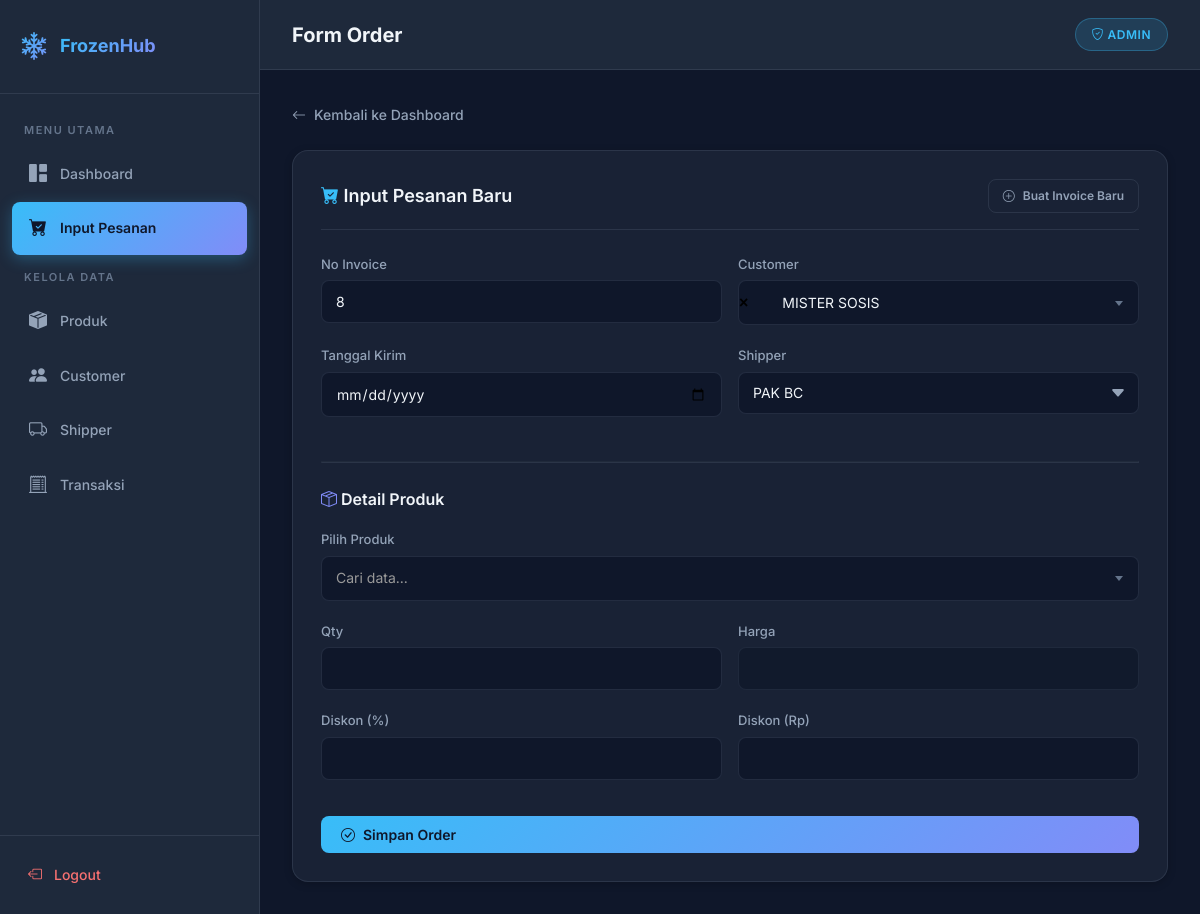
The app's page /order/index_order.php (signed in), older data.
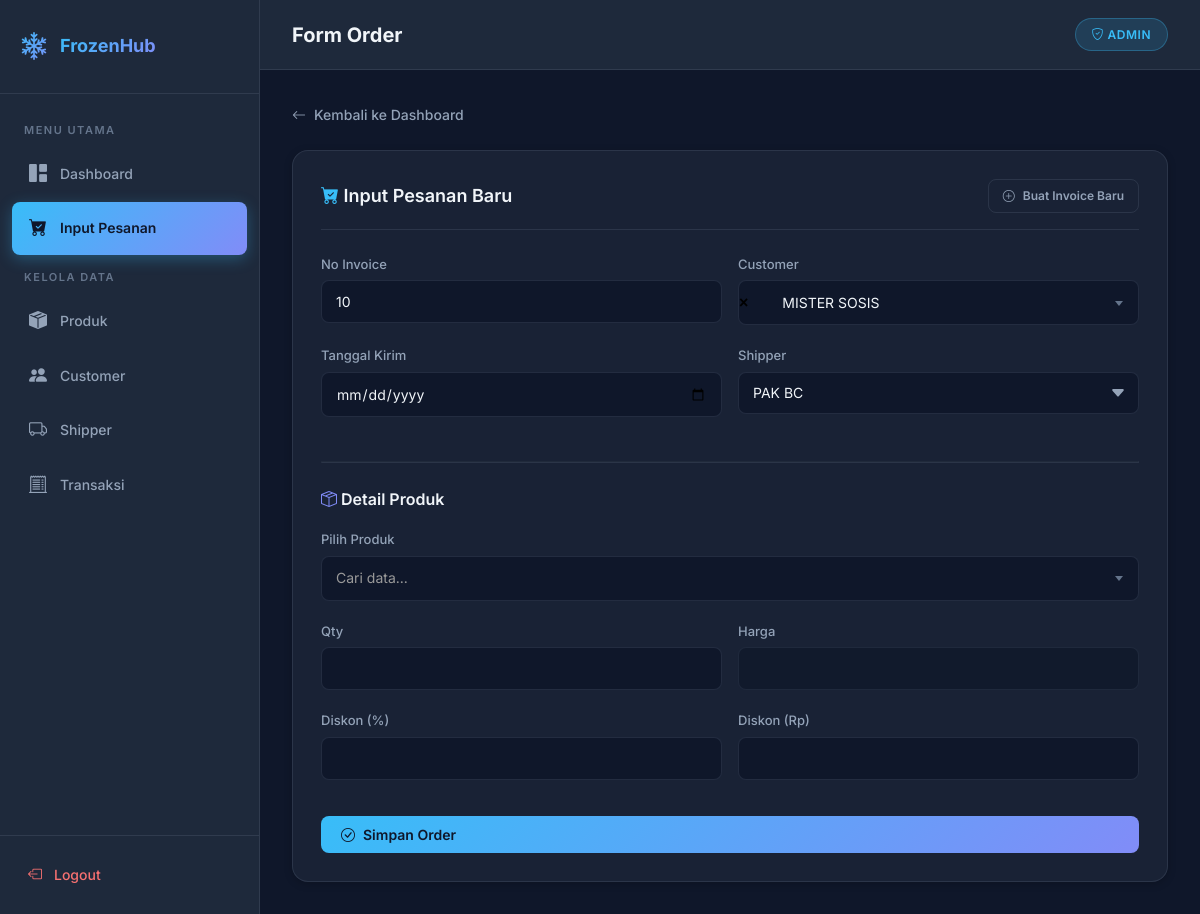
The same page, newer data.
### tables this page shows
CREATE TABLE `transactions` (
  `id` int(11) NOT NULL,
  `no_invoice` int(11) NOT NULL,
  `customer_id` int(11) NOT NULL,
  `tanggal` date NOT NULL,
  `tanggal_kirim` date NOT NULL,
  `shipper` varchar(100) NOT NULL,
  `status` enum('Undelivered','Delivered') NOT NULL DEFAULT 'Undelivered',
  `payment_status` enum('Unpaid','Paid') DEFAULT 'Unpaid',
  `tanggal_paid` date DEFAULT NULL
);

### order/index_order.php (the view, shortened to what this page needs)
<?php
require_once '../config/koneksi.php';
$shipper = mysqli_query($conn, "SELECT * FROM tb_shipper");
$pre_invoice = $_GET['no_invoice'] ?? '';
$pre_tanggal_kirim = $_GET['tanggal_kirim'] ?? '';
$pre_shipper = $_GET['shipper'] ?? '';
if (empty($pre_invoice)) {
    $q_last = mysqli_query($conn, "SELECT no_invoice FROM transactions ORDER BY CAST(no_invoice AS UNSIGNED) DESC LIMIT 1");
    $d_last = mysqli_fetch_assoc($q_last);
    if ($d_last) {
        $pre_invoice = (int)$d_last['no_invoice'] + 1;
    } else {
        $pre_invoice = 1;
    }
}
$is_subfolder = true;
include '../assets/layout_header.php';
?>
<link href="https://cdn.jsdelivr.net/npm/select2@4.1.0-rc.0/dist/css/select2.min.css" rel="stylesheet" />
<a href="<?= $base_url ?>dashboard.php" class="back-link">
    <i class="bi bi-arrow-left"></i> Kembali ke Dashboard
</a>
<div class="card">
    <div class="card-header" style="display:flex; justify-content:space-between; align-items:center;">
        <h3 style="margin:0;"><i class="bi bi-cart-check-fill" style="color:var(--accent-1)"></i> Input Pesanan Baru</h3>
        <?php if($pre_invoice): ?>
            <a href="index_order.php" class="btn btn-outline btn-sm"><i class="bi bi-plus-circle"></i> Buat Invoice Baru</a>
        <?php endif; ?>
    </div>
    <form method="POST" action="proses_order.php">
        <div class="form-row">
            <div class="form-group">
                <label>No Invoice</label>
                <input type="text" name="no_invoice" value="<?= $pre_invoice ?>" required>
            </div>
            <div class="form-group">
                <label>Customer</label>
            </div>
        </div>
        <div class="form-row">
            <div class="form-group">
                <label>Tanggal Kirim</label>
                <input type="date" name="tanggal_kirim" value="<?= $pre_tanggal_kirim ?>">
            </div>
            <div class="form-group">
                <label>Shipper</label>
                <select name="shipper">
                <?php while($s = mysqli_fetch_assoc($shipper)) { ?>
                    <option value="<?= $s['nama_shipper']; ?>" <?= ($pre_shipper == $s['nama_shipper']) ? 'selected' : '' ?>><?= $s['nama_shipper']; ?></option>
                <?php } ?>
                </select>
            </div>
        </div>
        <hr style="border-color:var(--border-color); margin: 24px 0;">
        <h4 class="mb-16" style="font-weight:600;">
            <i class="bi bi-box-seam" style="color:var(--accent-2)"></i> Detail Produk
        </h4>
        <div class="form-group">
            <label>Pilih Produk</label>
        </div>
        <div class="form-row">
            <div class="form-group">
                <label>Qty</label>
                <input type="number" name="qty" id="qty" required>
            </div>
            <div class="form-group">
                <label>Harga</label>
                <input type="number" name="harga" id="harga" readonly style="opacity:0.7">
            </div>
        </div>
        <div class="form-row">
            <div class="form-group">
                <label>Diskon (%)</label>
                <input type="number" name="persen" step="any">
            </div>
            <div class="form-group">
                <label>Diskon (Rp)</label>
                <input type="number" name="diskon" step="any">
            </div>
        </div>
        <button type="submit" name="simpan" class="btn btn-primary full-width mt-16">
            <i class="bi bi-check-circle"></i> Simpan Order
        </button>
    </form>
</div>
<?php include '../assets/layout_footer.php'; ?>

Row changes from the older to the newer data that the page shows:
no longer on this page (row unchanged): transactions: no_invoice "8"
added transactions: no_invoice "10"
